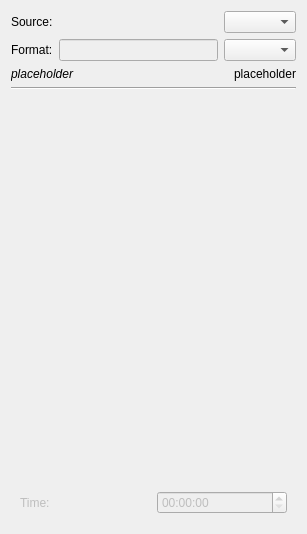
<?xml version="1.0" encoding="UTF-8"?>
<ui version="4.0">
 <class>DateOptionDialogWidget</class>
 <widget class="QWidget" name="DateOptionDialogWidget">
  <property name="geometry">
   <rect>
    <x>0</x>
    <y>0</y>
    <width>307</width>
    <height>534</height>
   </rect>
  </property>
  <layout class="QVBoxLayout" name="verticalLayout_3" stretch="0,0,0,10">
   <item>
    <layout class="QGridLayout" name="gridLayout" columnstretch="0,10,0">
     <item row="0" column="0">
      <widget class="QLabel" name="label_3">
       <property name="text">
        <string comment="the source of the date (image, system etc...)">Source:</string>
       </property>
       <property name="buddy">
        <cstring>dateFormatPicker</cstring>
       </property>
      </widget>
     </item>
     <item row="0" column="2">
      <widget class="QComboBox" name="dateSourcePicker"/>
     </item>
     <item row="1" column="0">
      <widget class="QLabel" name="label_2">
       <property name="text">
        <string comment="the format of the date">Format:</string>
       </property>
       <property name="buddy">
        <cstring>dateFormatPicker</cstring>
       </property>
      </widget>
     </item>
     <item row="1" column="2">
      <widget class="QComboBox" name="dateFormatPicker"/>
     </item>
     <item row="1" column="1">
      <widget class="QLineEdit" name="customFormatInput">
       <property name="enabled">
        <bool>false</bool>
       </property>
      </widget>
     </item>
    </layout>
   </item>
   <item>
    <layout class="QHBoxLayout" name="horizontalLayout_3">
     <item>
      <widget class="QLabel" name="exampleLabel">
       <property name="enabled">
        <bool>true</bool>
       </property>
       <property name="sizePolicy">
        <sizepolicy hsizetype="Preferred" vsizetype="Minimum">
         <horstretch>0</horstretch>
         <verstretch>0</verstretch>
        </sizepolicy>
       </property>
       <property name="font">
        <font>
         <italic>true</italic>
        </font>
       </property>
       <property name="text">
        <string notr="true">placeholder</string>
       </property>
      </widget>
     </item>
     <item>
      <widget class="QLabel" name="dateFormatLink">
       <property name="enabled">
        <bool>true</bool>
       </property>
       <property name="text">
        <string notr="true">placeholder</string>
       </property>
       <property name="alignment">
        <set>Qt::AlignRight|Qt::AlignTrailing|Qt::AlignVCenter</set>
       </property>
      </widget>
     </item>
    </layout>
   </item>
   <item>
    <widget class="Line" name="line">
     <property name="orientation">
      <enum>Qt::Horizontal</enum>
     </property>
    </widget>
   </item>
   <item>
    <widget class="QWidget" name="widget_3" native="true">
     <layout class="QVBoxLayout" name="verticalLayout_2">
      <item>
       <widget class="QWidget" name="fixedDateContainer" native="true">
        <property name="enabled">
         <bool>false</bool>
        </property>
        <layout class="QVBoxLayout" name="verticalLayout">
         <property name="margin">
          <number>0</number>
         </property>
         <item>
          <widget class="Digikam::DDatePicker" name="datePicker"/>
         </item>
         <item>
          <layout class="QHBoxLayout" name="horizontalLayout">
           <item>
            <widget class="QLabel" name="label">
             <property name="text">
              <string>Time:</string>
             </property>
            </widget>
           </item>
           <item>
            <widget class="QTimeEdit" name="timePicker"/>
           </item>
          </layout>
         </item>
        </layout>
       </widget>
      </item>
     </layout>
    </widget>
   </item>
  </layout>
 </widget>
 <customwidgets>
  <customwidget>
   <class>Digikam::DDatePicker</class>
   <extends>QFrame</extends>
   <header>ddatepicker.h</header>
  </customwidget>
 </customwidgets>
 <tabstops>
  <tabstop>dateSourcePicker</tabstop>
  <tabstop>dateFormatPicker</tabstop>
  <tabstop>timePicker</tabstop>
 </tabstops>
 <resources/>
 <connections/>
</ui>
